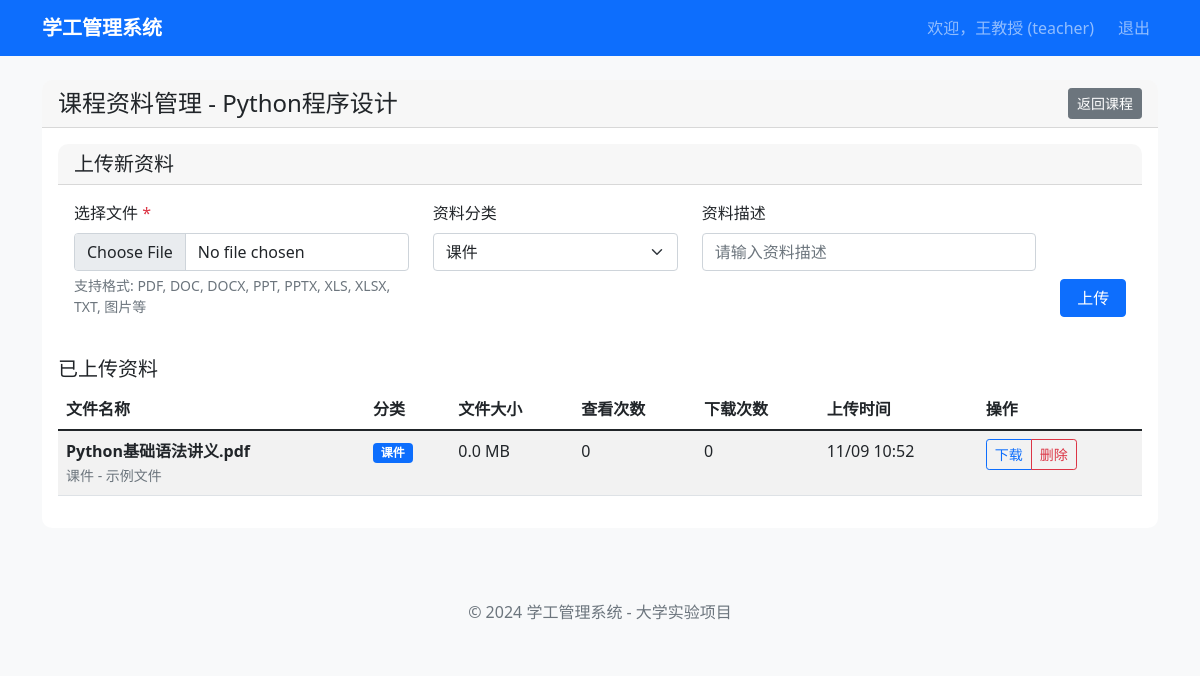
Page /teacher/materials/1 (signed in) on the committed database.
### models.py (models this page shows, shortened)
class User(UserMixin, db.Model):
    __tablename__ = 'users'
    id = db.Column(db.Integer, primary_key=True)
    username = db.Column(db.String(64), unique=True, nullable=False, index=True)
    email = db.Column(db.String(120), unique=True, nullable=False, index=True)
    password_hash = db.Column(db.String(128))
    role = db.Column(db.String(20), nullable=False)  # student, teacher, counselor
    real_name = db.Column(db.String(64), nullable=False)
    class_id = db.Column(db.Integer, db.ForeignKey('classes.id'))
    created_at = db.Column(db.DateTime, default=datetime.utcnow)
    def is_teacher(self):
        return self.role == 'teacher'

class Course(db.Model):
    __tablename__ = 'courses'
    id = db.Column(db.Integer, primary_key=True)
    course_code = db.Column(db.String(32), unique=True, nullable=False)
    course_name = db.Column(db.String(128), nullable=False)
    teacher_id = db.Column(db.Integer, db.ForeignKey('users.id'), nullable=False)
    class_id = db.Column(db.Integer, db.ForeignKey('classes.id'), nullable=False)
    credit = db.Column(db.Integer, default=2)
    grades_saved = db.Column(db.Boolean, default=False)  # 成绩是否已保存
    grades_submitted = db.Column(db.Boolean, default=False)  # 新增：成绩是否已提交
    grades_submitted_at = db.Column(db.DateTime)  # 新增：成绩提交时间
    created_at = db.Column(db.DateTime, default=datetime.utcnow)
    teacher = db.relationship('User', backref='courses_teaching', foreign_keys=[teacher_id])

class CourseMaterial(db.Model):
    __tablename__ = 'course_materials'
    id = db.Column(db.Integer, primary_key=True)
    course_id = db.Column(db.Integer, db.ForeignKey('courses.id'), nullable=False)
    teacher_id = db.Column(db.Integer, db.ForeignKey('users.id'), nullable=False)
    file_name = db.Column(db.String(256), nullable=False)
    file_path = db.Column(db.String(512), nullable=False)
    file_size = db.Column(db.Integer)
    file_type = db.Column(db.String(50))
    category = db.Column(db.String(20), default='课件')
    description = db.Column(db.Text)
    view_count = db.Column(db.Integer, default=0)
    download_count = db.Column(db.Integer, default=0)
    created_at = db.Column(db.DateTime, default=datetime.utcnow)
    course = db.relationship('Course', backref='materials')
    teacher = db.relationship('User', backref='materials', foreign_keys=[teacher_id])

### routes/teacher.py (the view)
@teacher_bp.route('/materials/<int:course_id>')
@login_required
def material_manage(course_id):
    if not current_user.is_teacher():
        flash('无权访问此页面', 'danger')
        return redirect(url_for('auth.login'))
    course = Course.query.get_or_404(course_id)
    if course.teacher_id != current_user.id:
        flash('无权管理此课程', 'danger')
        return redirect(url_for('teacher.course_manage'))
    materials = CourseMaterial.query.filter_by(course_id=course_id).all()
    return render_template('teacher/material_manage.html', course=course, materials=materials)

### templates/teacher/material_manage.html (shortened to what this page needs)
{% extends "base.html" %}
{% block content %}
<div class="row">
    <div class="col-12">
        <div class="card">
            <div class="card-header d-flex justify-content-between align-items-center">
                <h4 class="mb-0">课程资料管理 - {{ course.course_name }}</h4>
                <a href="{{ url_for('teacher.course_manage') }}" class="btn btn-secondary btn-sm">
                     返回课程
                </a>
            </div>
            <div class="card-body">
                <div class="card mb-4">
                    <div class="card-header">
                        <h5 class="mb-0">上传新资料</h5>
                    </div>
                    <div class="card-body">
                        <form method="POST" action="{{ url_for('teacher.material_upload', course_id=course.id) }}"
                              enctype="multipart/form-data">
                            <div class="row">
                                <div class="col-md-4">
                                    <label for="file" class="form-label">选择文件 <span class="text-danger">*</span></label>
                                    <input type="file" class="form-control" id="file" name="file" required>
                                    <div class="form-text">
                                        支持格式: PDF, DOC, DOCX, PPT, PPTX, XLS, XLSX, TXT, 图片等
                                    </div>
                                </div>
                                <div class="col-md-3">
                                    <label for="category" class="form-label">资料分类</label>
                                    <select class="form-select" id="category" name="category">
                                        <option value="课件">课件</option>
                                    </select>
                                </div>
                                <div class="col-md-4">
                                    <label for="description" class="form-label">资料描述</label>
                                    <input type="text" class="form-control" id="description" name="description"
                                           placeholder="请输入资料描述">
                                </div>
                                <div class="col-md-1 d-flex align-items-end">
                                    <button type="submit" class="btn btn-primary w-100">上传</button>
                                </div>
                            </div>
                        </form>
                    </div>
                </div>
                <h5>已上传资料</h5>
                {% if materials %}
                <div class="table-responsive">
                    <table class="table table-striped">
                        <thead>
                            <tr>
                                <th>文件名称</th>
                                <th>分类</th>
                                <th>文件大小</th>
                                <th>查看次数</th>
                                <th>下载次数</th>
                                <th>上传时间</th>
                                <th>操作</th>
                            </tr>
                        </thead>
                        <tbody>
                            {% for material in materials %}
                            <tr>
                                <td>
                                    <strong>{{ material.file_name }}</strong>
                                    {% if material.description %}
                                    <br>
                                    <small class="text-muted">{{ material.description }}</small>
                                    {% endif %}
                                </td>
                                <td>
                                    <span class="badge
                                        {% if material.category == '课件' %}bg-primary
                                        {% elif material.category == '作业' %}bg-warning
                                        {% elif material.category == '参考资料' %}bg-info
                                        {% else %}bg-secondary{% endif %}">
                                        {{ material.category }}
                                    </span>
                                </td>
                                <td>
                                    {% if material.file_size %}
                                        {{ (material.file_size / 1024 / 1024)|round(2) }} MB
                                    {% else %}
                                        -
                                    {% endif %}
                                </td>
                                <td>{{ material.view_count }}</td>
                                <td>{{ material.download_count }}</td>
                                <td>{{ material.created_at.strftime('%m/%d %H:%M') }}</td>
                                <td>
                                    <div class="btn-group btn-group-sm" role="group">
                                        <a href="{{ url_for('teacher.material_download', material_id=material.id) }}"
                                           class="btn btn-outline-primary" title="下载">
                                            下载
                                        </a>
                                        <a href="{{ url_for('teacher.material_delete', material_id=material.id) }}"
                                           class="btn btn-outline-danger" title="删除"
                                           onclick="return confirm('确定要删除这个资料吗？此操作不可恢复。')">
                                            删除
                                        </a>
                                    </div>
                                </td>
                            </tr>
                            {% endfor %}
                        </tbody>
                    </table>
                </div>
                {% endif %}
            </div>
        </div>
    </div>
</div>
{% endblock %}

### templates/base.html (shortened to what this page needs)
<!DOCTYPE html>
<html lang="zh-CN">
<head>
    <link href="https://cdn.jsdelivr.net/npm/bootstrap@5.1.3/dist/css/bootstrap.min.css" rel="stylesheet">
    <link href="{{ url_for('static', filename='css/style.css') }}" rel="stylesheet">
</head>
<body>
    <nav class="navbar navbar-expand-lg navbar-dark bg-primary">
        <div class="container">
            <a class="navbar-brand" href="{{ url_for('index') }}">学工管理系统</a>
            {% if current_user.is_authenticated %}
            <div class="navbar-nav ms-auto">
                <span class="navbar-text me-3">
                    欢迎，{{ current_user.real_name }} ({{ current_user.role }})
                </span>
                <a class="nav-link" href="{{ url_for('auth.logout') }}">退出</a>
            </div>
            {% endif %}
        </div>
    </nav>
    <main class="container mt-4">
        {% block content %}{% endblock %}
    </main>
    <footer class="bg-light mt-5 py-4">
        <div class="container text-center">
            <span class="text-muted">© 2024 学工管理系统 - 大学实验项目</span>
        </div>
    </footer>
</body>
</html>

### static/css/style.css (style rules this page uses)
body { background-color: #f8f9fa; }
.card { border: none; border-radius: 10px; }
.card-header { border-radius: 10px 10px 0 0 !important; }
.navbar-brand { font-weight: bold; }

### rows in the picture
User: real_name "王教授", role "teacher"
Course: course_name "Python程序设计"
CourseMaterial: file_name "Python基础语法讲义.pdf", description "课件 - 示例文件", category "课件", (material.file_size/1024/1024)|round(2) "0.0", view_count "0", download_count "0", created_at "11/09 10:52"
